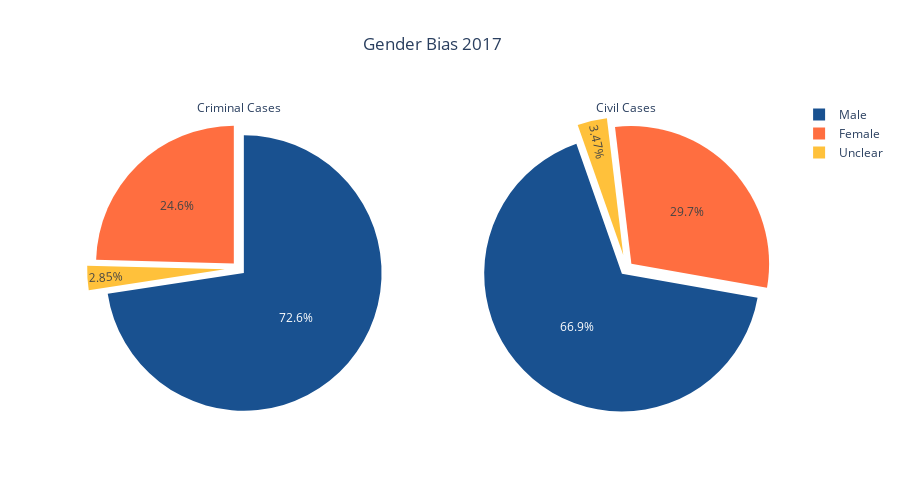

Notebook code for this chart:
### Code cell
colors = ['#195190FF', '#FF6E40', '#FFC13B'] 
from plotly.subplots import make_subplots
import plotly.graph_objects as go

fig = make_subplots(
    rows=1, cols=2,
    specs=[[{"type": "pie"}, {"type": "pie"}]],
)

fig.add_trace(go.Pie(values=count2018['filing_gender'], labels=count2018['index'], pull=[0.05, 0.05, 0.1], marker_colors=colors, title="Criminal Cases"),
              row=1, col=1)

fig.add_trace(go.Pie(values=countCivil2018['filing_gender'], labels=countCivil2018['index'], pull=[0.05, 0.05, 0.1], marker_colors=colors, title="Civil Cases", rotation=100),
              row=1, col=2)

fig.update_layout(height=500, showlegend=True, title=go.layout.Title(
        text="Gender Bias 2017",
        xref="paper",
        x=0.5
        ))



fig.show()

### Figure 1 — Plotly figure (JSON) as saved in the notebook; plotly's stock layout.template omitted (floating-point values rounded to 4 significant figures)
{"data": [{"domain": {"x": [0, 0.45], "y": [0, 1]}, "labels": ["Male", "Female", "Unclear"], "marker": {"colors": ["#195190FF", "#FF6E40", "#FFC13B"]}, "pull": [0.05, 0.05, 0.1], "title": {"text": "Criminal Cases"}, "type": "pie", "values": [1669978, 565398, 65496]}, {"domain": {"x": [0.55, 1], "y": [0, 1]}, "labels": ["Male", "Female", "Unclear"], "marker": {"colors": ["#195190FF", "#FF6E40", "#FFC13B"]}, "pull": [0.05, 0.05, 0.1], "rotation": 100, "title": {"text": "Civil Cases"}, "type": "pie", "values": [58768, 26084, 3049]}], "layout": {"height": 500, "showlegend": true, "title": {"text": "Gender Bias 2017", "x": 0.5, "xref": "paper"}}}
